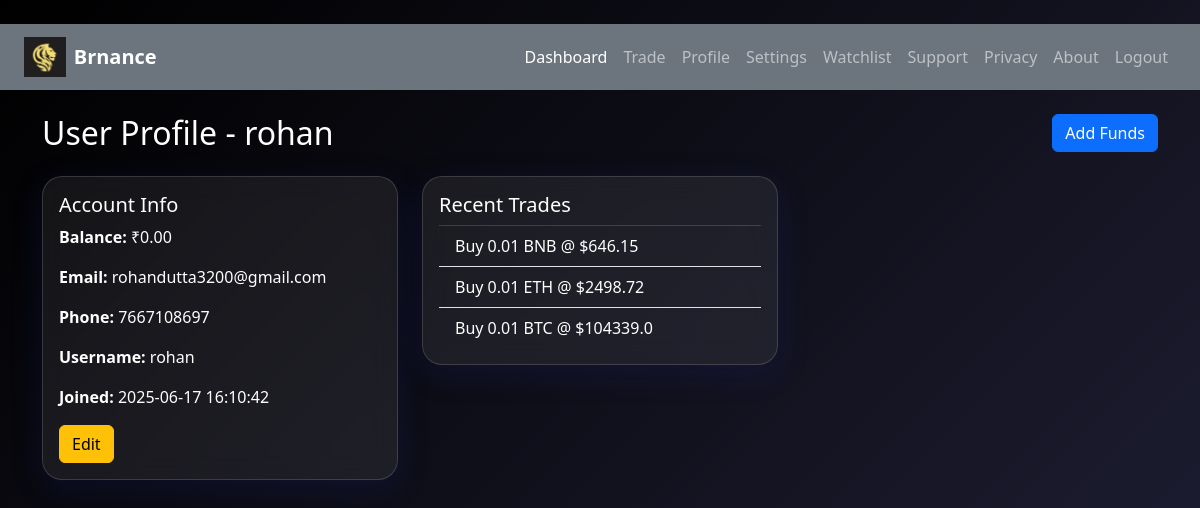
The page /profile (signed in) on the database as committed earlier.
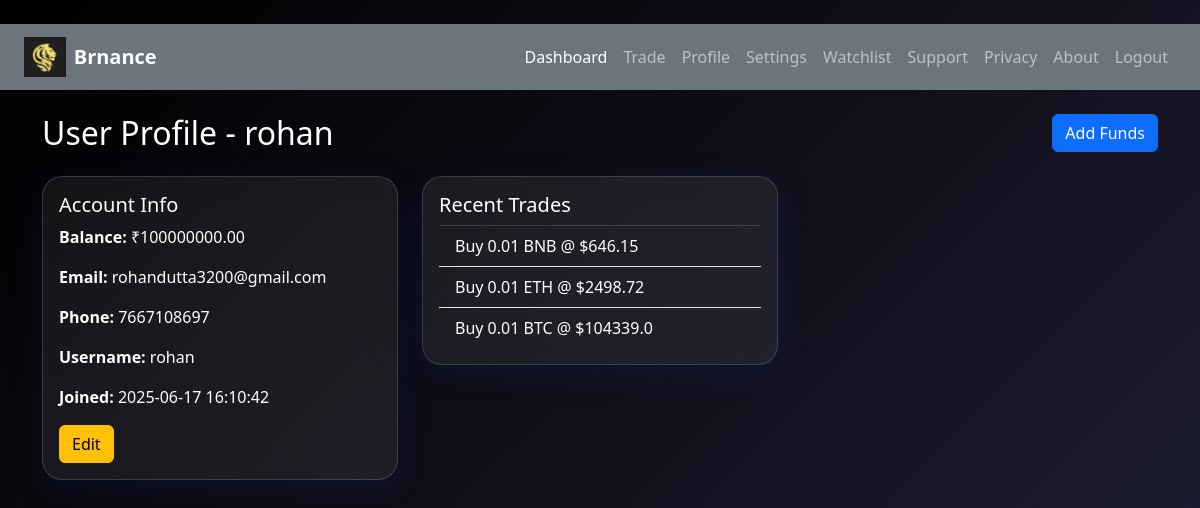
The same page on the database as committed later.
### tables this page shows
CREATE TABLE users (
            id INTEGER PRIMARY KEY AUTOINCREMENT,
            username TEXT UNIQUE,
            email TEXT,
            phone TEXT,
            password TEXT,
            email_verified INTEGER,
            phone_verified INTEGER,
            balance INTEGER,
            created_at TEXT DEFAULT CURRENT_TIMESTAMP
        );

CREATE TABLE trades (
            id INTEGER PRIMARY KEY AUTOINCREMENT,
            username TEXT,
            action TEXT,
            coin TEXT,
            amount REAL,
            price REAL,
            total REAL
        );

### app.py (the view)
@app.route('/profile')
def profile():
    try:
        if 'user' not in session:
            return redirect(url_for('login'))
        username = session['user']
        with sqlite3.connect("database.db") as conn:
            cursor = conn.cursor()
            user = cursor.execute("SELECT username, email, phone, created_at, balance FROM users WHERE username = ?", (username,)).fetchone()
            trades = cursor.execute("SELECT * FROM trades WHERE username = ? ORDER BY id DESC LIMIT 5", (username,)).fetchall()
        if user:
            user_data = {
                "username": user[0],
                "email": user[1],
                "phone": user[2],
                "created_at": user[3],
                "balance": user[4],
                "recent_trades": trades
            }
            return render_template("profile.html", user=user_data)
        else:
            return render_template('invalid.html')
    except Exception as e:
        print(str(e))
        pass

### templates/profile.html (shortened to what this page needs)
<!DOCTYPE html>
<html lang="en">
<head>
    <link href="https://cdn.jsdelivr.net/npm/bootstrap@5.3.0/dist/css/bootstrap.min.css" rel="stylesheet">
    <link rel="stylesheet" href="{{ url_for('static', filename='style.css') }}">
</head>
<body class="bg-dark text-white">
    <div id="particles-js"></div>
    <nav class="navbar navbar-expand-lg navbar-dark bg-secondary px-4">
        <a class="navbar-brand d-flex align-items-center" href="/dashboard">
            <img src="{{ url_for('static', filename='logo.jpg') }}" alt="Logo" height="40" class="me-2">
            <strong>Brnance</strong>
        </a>
        <div class="collapse navbar-collapse justify-content-end" id="navbarContent">
            <ul class="navbar-nav">
                <li class="nav-item">
                    <a class="nav-link active" href="/dashboard">Dashboard</a>
                </li>
                <li class="nav-item">
                    <a class="nav-link" href="/trade">Trade</a>
                </li>
                <li class="nav-item"><a class="nav-link" href="/profile">Profile</a></li>
                <li class="nav-item">
                    <a class="nav-link" href="/settings">Settings</a>
                </li>
                <li class="nav-item"><a class="nav-link" href="/watchlist">Watchlist</a></li>
                <li class="nav-item"><a class="nav-link" href="/support">Support</a></li>
                <li class="nav-item"><a class="nav-link" href="/privacy">Privacy</a></li>
                <li class="nav-item"><a class="nav-link" href="/about">About</a></li>
                <li class="nav-item">
                    <a class="nav-link" href="/logout">Logout</a>
                </li>
            </ul>
        </div>
    </nav>
    <div class="container mt-4">
        <div class="d-flex justify-content-between align-items-center mb-4">
            <h2 class="mb-0">User Profile - {{ user.username }}</h2>
            <a href="{{ url_for('add_funds') }}" class="btn btn-primary">Add Funds</a>
        </div>
        <div class="row g-4">
            <div class="col-md-4">
                <div class="card p-3 text-white">
                    <h5 class="card-title">Account Info</h5>
                    <div id="viewMode">
                        <p><strong>Balance:</strong> ₹{{ "%.2f"|format(user.balance) }}</p>
                        <p><strong>Email:</strong> <span id="viewEmail">{{ user.email }}</span></p>
                        <p><strong>Phone:</strong> <span id="viewPhone">{{ user.phone }}</span></p>
                        <p><strong>Username:</strong> <span id="viewUsername">{{ user.username }}</span></p>
                        <p><strong>Joined:</strong> {{ user.created_at }}</p>
                        <button class="btn btn-warning" onclick="toggleEdit(true)">Edit</button>
                    </div>
                </div>
            </div>
            <div class="col-md-4">
                <div class="card p-3 text-white">
                    <h5 class="card-title text-white">Recent Trades</h5>
                    {% if user.recent_trades %}
                    <ul class="list-group list-group-flush text-white">
                        {% for trade in user.recent_trades %}
                        <li class="list-group-item bg-transparent text-white">
                            {{ trade[2] | title }} {{ trade[4] }} {{ trade[3] }} @ ${{ trade[5] }}
                        </li>
                        {% endfor %}
                    </ul>
                    {% else %}
                    <p>No recent trades.</p>
                    {% endif %}
                </div>
            </div>
        </div>
    </div>
</body>
</html>

### static/style.css (style rules this page uses)
body { margin: 0; font-family: 'Segoe UI', sans-serif; color: white; background: linear-gradient(-45deg, #0f0c29, #302b63, #24243e, #000000); background-size: 400% 400%; animation: gradientShift 20s ease infinite; overflow-x: hidden; }
.card { background: rgba(255, 255, 255, 0.07); backdrop-filter: blur(14px); border: 1px solid rgba(255, 255, 255, 0.15); border-radius: 20px; box-shadow: 0 8px 32px rgba(31, 38, 135, 0.2); transition: transform 0.2s ease, box-shadow 0.2s ease; }
#particles-js { position: fixed; width: 100%; height: 100%; z-index: -1; top: 0; left: 0; }
body { font-family: 'Segoe UI', sans-serif; }
label, h5 { color: #f8f9fa; }

Rows that differ between the two databases and show on the page:
changed users "rohan": balance "0.00" → "100000000.00"
